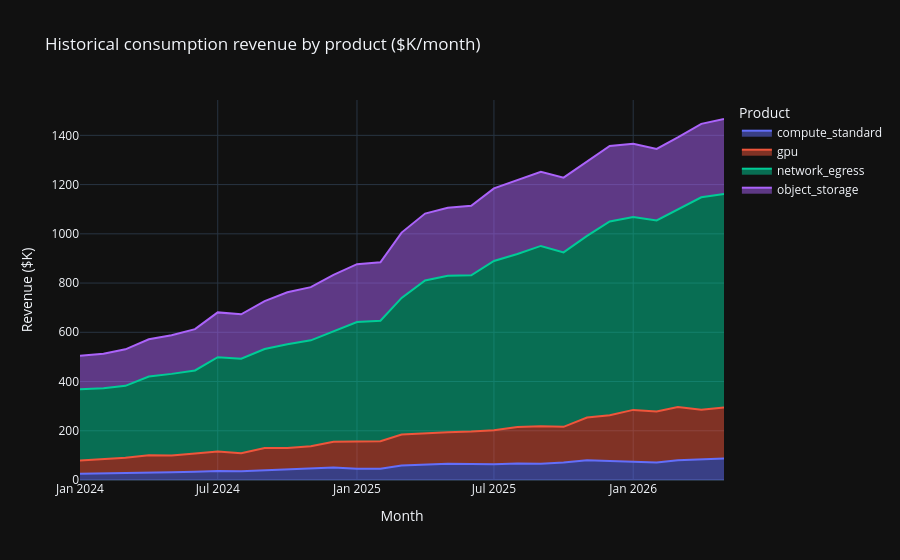

Notebook code for this chart:
### Markdown cell above
### 1.7 Historical revenue — dynamics by product

### Code cell
df_rev = con.sql("""
    WITH price_eff AS (
        SELECT product, effective_from,
               LEAD(effective_from) OVER (PARTITION BY product ORDER BY effective_from) AS effective_to,
               list_price_usd
        FROM price_list
    ),
    usage_qty AS (
        SELECT month, customer_id,
               CASE product
                   WHEN 'gpu_a100'        THEN 'gpu'
                   WHEN 'gpu_accelerated' THEN 'gpu'
                   ELSE product
               END AS product_group,
               CASE product
                   WHEN 'compute_standard' THEN compute_hours
                   WHEN 'gpu_a100'         THEN gpu_hours
                   WHEN 'gpu_accelerated'  THEN gpu_hours
                   WHEN 'object_storage'   THEN storage_tb_avg
                   WHEN 'network_egress'   THEN egress_tb
               END AS qty,
               product AS orig_product
        FROM monthly_usage
    )
    SELECT
        u.month,
        u.product_group,
        ROUND(SUM(u.qty * p.list_price_usd
              * (1 - COALESCE(c.discount_pct, 0) / 100)) / 1000, 1) AS revenue_k
    FROM usage_qty u
    JOIN price_eff p
        ON u.orig_product = p.product
        AND u.month >= p.effective_from
        AND (p.effective_to IS NULL OR u.month < p.effective_to)
    LEFT JOIN contracts c
        ON u.customer_id = c.customer_id
        AND u.month >= DATE_TRUNC('month', c.contract_start)
        AND u.month <= DATE_TRUNC('month', c.contract_end)
    GROUP BY u.month, u.product_group
    ORDER BY u.month, u.product_group
""").df()

fig = px.area(
    df_rev, x="month", y="revenue_k", color="product_group",
    title="Historical consumption revenue by product ($K/month)",
    labels={"month": "Month", "revenue_k": "Revenue ($K)", "product_group": "Product"}
)
fig.write_image("block1_revenue_by_product.png")
fig.show()

### Figure 1 — Plotly figure (JSON) as saved in the notebook; plotly's stock layout.template omitted (floating-point values rounded to 4 significant figures)
{"data": [{"fillpattern": {"shape": ""}, "hovertemplate": "Product=compute_standard<br>Month=%{x}<br>Revenue ($K)=%{y}<extra></extra>", "legendgroup": "compute_standard", "line": {"color": "#636efa"}, "marker": {"symbol": "circle"}, "mode": "lines", "name": "compute_standard", "orientation": "v", "showlegend": true, "stackgroup": "1", "x": ["2024-01-01T00:00:00", "2024-02-01T00:00:00", "2024-03-01T00:00:00", "2024-04-01T00:00:00", "2024-05-01T00:00:00", "2024-06-01T00:00:00", "2024-07-01T00:00:00", "2024-08-01T00:00:00", "2024-09-01T00:00:00", "2024-10-01T00:00:00", "2024-11-01T00:00:00", "2024-12-01T00:00:00", "2025-01-01T00:00:00", "2025-02-01T00:00:00", "2025-03-01T00:00:00", "2025-04-01T00:00:00", "2025-05-01T00:00:00", "2025-06-01T00:00:00", "2025-07-01T00:00:00", "2025-08-01T00:00:00", "2025-09-01T00:00:00", "2025-10-01T00:00:00", "2025-11-01T00:00:00", "2025-12-01T00:00:00", "2026-01-01T00:00:00", "2026-02-01T00:00:00", "2026-03-01T00:00:00", "2026-04-01T00:00:00", "2026-05-01T00:00:00"], "xaxis": "x", "y": [25.0, 26.0, 29.2, 30.6, 31.5, 33.8, 36.8, 35.9, 39.2, 41.0, 46.8, 50.3, 46.2, 46.2, 58.5, 62.4, 65.8, 65.4, 63.9, 67.5, 65.6, 71.0, 80.5, 77.4, 73.1, 71.3, 80.5, 85.3, 87.4], "yaxis": "y", "type": "scatter"}, {"fillpattern": {"shape": ""}, "hovertemplate": "Product=gpu<br>Month=%{x}<br>Revenue ($K)=%{y}<extra></extra>", "legendgroup": "gpu", "line": {"color": "#EF553B"}, "marker": {"symbol": "circle"}, "mode": "lines", "name": "gpu", "orientation": "v", "showlegend": true, "stackgroup": "1", "x": ["2024-01-01T00:00:00", "2024-02-01T00:00:00", "2024-03-01T00:00:00", "2024-04-01T00:00:00", "2024-05-01T00:00:00", "2024-06-01T00:00:00", "2024-07-01T00:00:00", "2024-08-01T00:00:00", "2024-09-01T00:00:00", "2024-10-01T00:00:00", "2024-11-01T00:00:00", "2024-12-01T00:00:00", "2025-01-01T00:00:00", "2025-02-01T00:00:00", "2025-03-01T00:00:00", "2025-04-01T00:00:00", "2025-05-01T00:00:00", "2025-06-01T00:00:00", "2025-07-01T00:00:00", "2025-08-01T00:00:00", "2025-09-01T00:00:00", "2025-10-01T00:00:00", "2025-11-01T00:00:00", "2025-12-01T00:00:00", "2026-01-01T00:00:00", "2026-02-01T00:00:00", "2026-03-01T00:00:00", "2026-04-01T00:00:00", "2026-05-01T00:00:00"], "xaxis": "x", "y": [54.6, 58.4, 61.3, 69.6, 68.1, 74.0, 79.0, 73.2, 90.4, 88.8, 90.1, 105.1, 111.0, 111.2, 126.6, 128.1, 128.2, 131.2, 137.9, 147.9, 152.7, 144.9, 173.2, 185.4, 211.7, 206.7, 216.2, 200.0, 206.7], "yaxis": "y", "type": "scatter"}, {"fillpattern": {"shape": ""}, "hovertemplate": "Product=network_egress<br>Month=%{x}<br>Revenue ($K)=%{y}<extra></extra>", "legendgroup": "network_egress", "line": {"color": "#00cc96"}, "marker": {"symbol": "circle"}, "mode": "lines", "name": "network_egress", "orientation": "v", "showlegend": true, "stackgroup": "1", "x": ["2024-01-01T00:00:00", "2024-02-01T00:00:00", "2024-03-01T00:00:00", "2024-04-01T00:00:00", "2024-05-01T00:00:00", "2024-06-01T00:00:00", "2024-07-01T00:00:00", "2024-08-01T00:00:00", "2024-09-01T00:00:00", "2024-10-01T00:00:00", "2024-11-01T00:00:00", "2024-12-01T00:00:00", "2025-01-01T00:00:00", "2025-02-01T00:00:00", "2025-03-01T00:00:00", "2025-04-01T00:00:00", "2025-05-01T00:00:00", "2025-06-01T00:00:00", "2025-07-01T00:00:00", "2025-08-01T00:00:00", "2025-09-01T00:00:00", "2025-10-01T00:00:00", "2025-11-01T00:00:00", "2025-12-01T00:00:00", "2026-01-01T00:00:00", "2026-02-01T00:00:00", "2026-03-01T00:00:00", "2026-04-01T00:00:00", "2026-05-01T00:00:00"], "xaxis": "x", "y": [289.0, 288.7, 292.0, 320.0, 331.5, 337.2, 383.2, 383.8, 402.6, 421.5, 430.4, 449.7, 484.3, 489.8, 554.7, 620.0, 635.7, 634.8, 688.1, 702.4, 732.5, 708.5, 738.0, 787.6, 783.5, 776.1, 801.0, 863.2, 867.5], "yaxis": "y", "type": "scatter"}, {"fillpattern": {"shape": ""}, "hovertemplate": "Product=object_storage<br>Month=%{x}<br>Revenue ($K)=%{y}<extra></extra>", "legendgroup": "object_storage", "line": {"color": "#ab63fa"}, "marker": {"symbol": "circle"}, "mode": "lines", "name": "object_storage", "orientation": "v", "showlegend": true, "stackgroup": "1", "x": ["2024-01-01T00:00:00", "2024-02-01T00:00:00", "2024-03-01T00:00:00", "2024-04-01T00:00:00", "2024-05-01T00:00:00", "2024-06-01T00:00:00", "2024-07-01T00:00:00", "2024-08-01T00:00:00", "2024-09-01T00:00:00", "2024-10-01T00:00:00", "2024-11-01T00:00:00", "2024-12-01T00:00:00", "2025-01-01T00:00:00", "2025-02-01T00:00:00", "2025-03-01T00:00:00", "2025-04-01T00:00:00", "2025-05-01T00:00:00", "2025-06-01T00:00:00", "2025-07-01T00:00:00", "2025-08-01T00:00:00", "2025-09-01T00:00:00", "2025-10-01T00:00:00", "2025-11-01T00:00:00", "2025-12-01T00:00:00", "2026-01-01T00:00:00", "2026-02-01T00:00:00", "2026-03-01T00:00:00", "2026-04-01T00:00:00", "2026-05-01T00:00:00"], "xaxis": "x", "y": [136.3, 140.2, 148.4, 151.4, 156.6, 167.9, 181.8, 180.1, 194.6, 211.1, 216.1, 228.0, 235.2, 237.0, 265.2, 271.7, 275.9, 282.7, 294.8, 299.1, 300.9, 303.6, 302.8, 306.5, 297.8, 290.7, 293.7, 298.2, 304.8], "yaxis": "y", "type": "scatter"}], "layout": {"xaxis": {"anchor": "y", "domain": [0.0, 1.0], "title": {"text": "Month"}}, "yaxis": {"anchor": "x", "domain": [0.0, 1.0], "title": {"text": "Revenue ($K)"}}, "legend": {"title": {"text": "Product"}, "tracegroupgap": 0}, "title": {"text": "Historical consumption revenue by product ($K/month)"}}}
